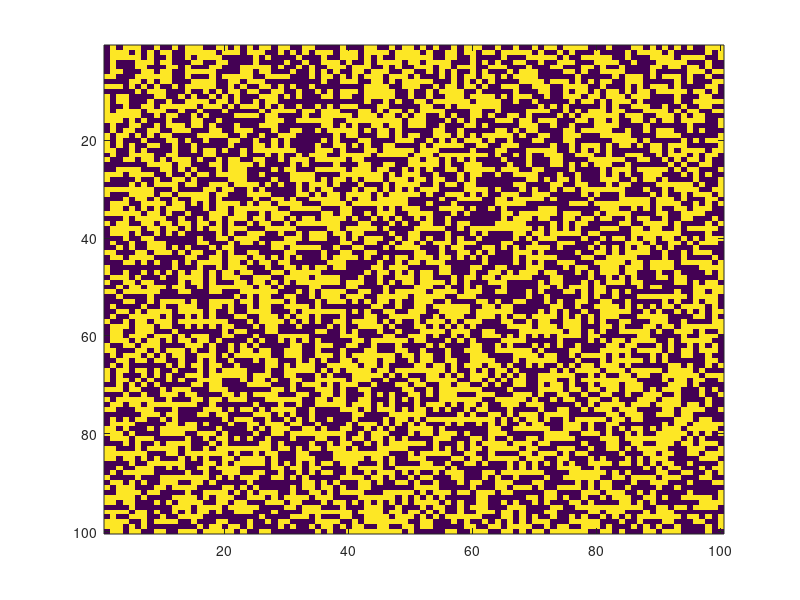

The MATLAB script that drew this image: (Note: this script raises an error after producing the figure.)
function [] = game_of_life()
current_gen = randi([0,1],100);
imagesc(current_gen); %creates an initial generation matrix of random 0’s and 1’s

while true
    [new_gen] = check_neighbors(current_gen); %runs the checking of the function on the new generation from the current generation.
    current_gen = new_gen;
end

end
